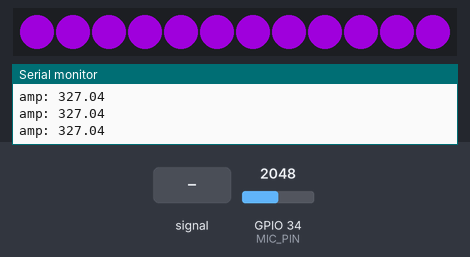
Bench run of a sketch on a simulated ESP32. On the bench: 12 RGB LEDs in strip order, left to right, the last lines printed to the serial monitor. The inputs (shaded band) are chosen by the test bench; at power-on: GPIO 34 (MIC_PIN) = 2048. Dim RGB values are drawn brighter than linear.

Above: at 1.2 s.
1.3 s: GPIO 34 (MIC_PIN) fed a 2 Hz sine of ±1228 counts around its level
At 1.47 s:
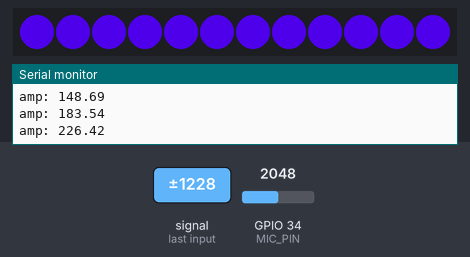
3.7 s: GPIO 34 (MIC_PIN) set to 4095
At 5.1 s:
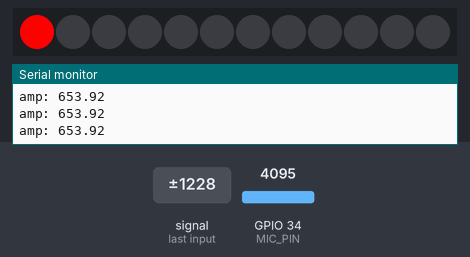
5.4 s: GPIO 34 (MIC_PIN) set to 2866
At 5.7 s:
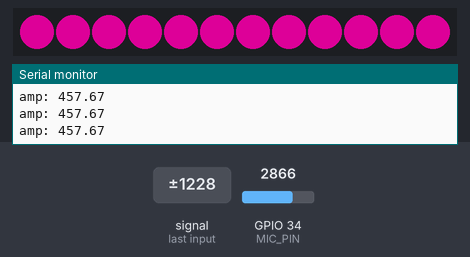
6.9 s: GPIO 34 (MIC_PIN) fed a 200 Hz sine of ±327 counts around its level
At 8.1 s:
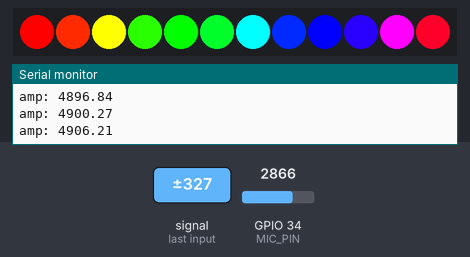
8.4 s: GPIO 34 (MIC_PIN) set to 3603
At 9.4 s:
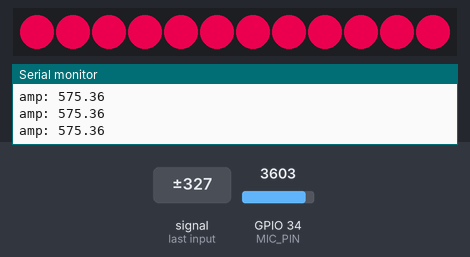
Timing chart, 0 to 10.9 s (numbered marks = the images above; inputs shaded):
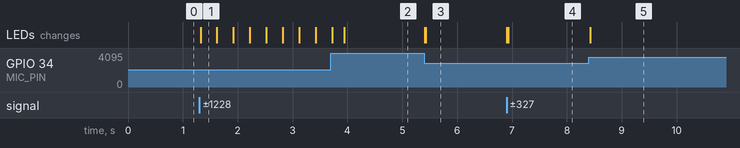

Measured:
- after the input at 1.3 s, the LEDs: change at once (image 1)
- after the input at 3.7 s, the LEDs: first change at once (image 2 shows a later state)
- after the input at 5.4 s, the LEDs: first change at once (image 3 shows a later state)
- after the input at 6.9 s, the LEDs: first change at once (image 4 shows a later state)
- after the input at 8.4 s, the LEDs: change at once (image 5)

The sketch:

echoband.ino
```cpp
#include <Adafruit_NeoPixel.h>
#include <arduinoFFT.h>

#define MIC_PIN        34
#define LED_PIN        13
#define NUM_LEDS       12
#define SAMPLES        64
#define SAMPLING_FREQ  4000

Adafruit_NeoPixel strip(NUM_LEDS, LED_PIN, NEO_GRB + NEO_KHZ800);
arduinoFFT FFT;

double vReal[SAMPLES];
double vImag[SAMPLES];

unsigned int samplingPeriodUs;
unsigned long timer;

int fadeLevels[NUM_LEDS];
int breathLevel = 0;
int breathDirection = 4;

void setup() {
  Serial.begin(115200);
  strip.begin();
  strip.show();
  samplingPeriodUs = round(1000000 * (1.0 / SAMPLING_FREQ));
  for (int i = 0; i < NUM_LEDS; i++) fadeLevels[i] = 0;
}

void loop() {
  // === collect mic data ===
  for (int i = 0; i < SAMPLES; i++) {
    timer = micros();
    vReal[i] = analogRead(MIC_PIN);
    vImag[i] = 0;
    while (micros() - timer < samplingPeriodUs);
  }

  // === fft ===
  FFT.Windowing(vReal, SAMPLES, FFT_WIN_TYP_HAMMING, FFT_FORWARD);
  FFT.Compute(vReal, vImag, SAMPLES, FFT_FORWARD);
  FFT.ComplexToMagnitude(vReal, vImag, SAMPLES);

  double maxAmp = 0;
  for (int i = 2; i < SAMPLES / 2; i++) {
    if (vReal[i] > maxAmp) maxAmp = vReal[i];
  }

  // === decide mode based on loudness ===
  if (maxAmp < 100) {
    // breathe mode
    breathLevel += breathDirection;
    if (breathLevel >= 120 || breathLevel <= 10) breathDirection *= -1;
    uint32_t color = strip.Color(0, breathLevel, breathLevel + 60);
    for (int i = 0; i < NUM_LEDS; i++) {
      strip.setPixelColor(i, color);
    }

  } else if (maxAmp < 600) {
    // solid color mode
    int brightness = constrain(map(maxAmp, 100, 600, 30, 200), 0, 255);
    uint32_t color = strip.Color(brightness, 0, 255 - brightness);
    for (int i = 0; i < NUM_LEDS; i++) {
      strip.setPixelColor(i, color);
    }

  } else {
    // rainbow bar + fade
    int activeLeds = constrain(map(maxAmp, 600, 1000, 0, NUM_LEDS), 0, NUM_LEDS);
    for (int i = 0; i < NUM_LEDS; i++) {
      if (i < activeLeds) {
        fadeLevels[i] = 255;
      } else {
        fadeLevels[i] = max(0, fadeLevels[i] - 20);
      }
      uint32_t color = strip.gamma32(strip.ColorHSV((i * 65536L / NUM_LEDS), 255, fadeLevels[i]));
      strip.setPixelColor(i, color);
    }
  }

  strip.show();

  // debug
  Serial.print("amp: ");
  Serial.println(maxAmp);
}
```
